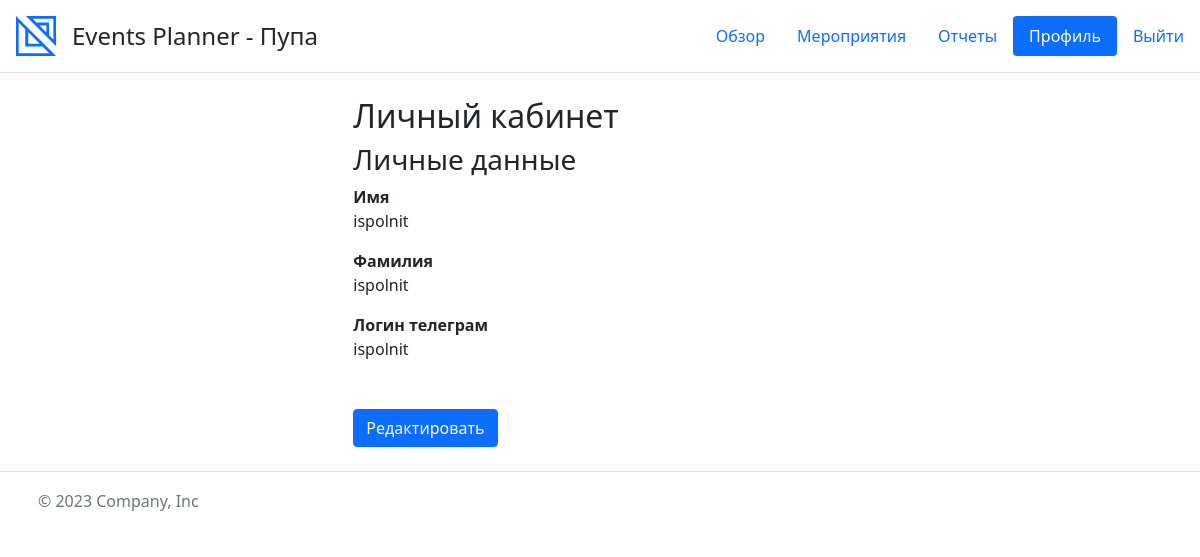
Page /profile/ (signed in) on the committed database.
### core/models.py (models this page shows, shortened)
class CustomUser(AbstractUser):
    tg_id = models.CharField(max_length=30, verbose_name='Id Телеграм', blank=True, null=True)
    organization = models.ForeignKey(Organization, blank=True, null=True, on_delete=models.CASCADE,
                                     verbose_name='Организация')
    objects = CustomUserManager()
    class Meta:
        verbose_name = 'Пользователь'
        verbose_name_plural = 'Пользователи'

class Organization(models.Model):
    name = models.CharField(max_length=100, null=True, verbose_name='Название')
    description = models.TextField(blank=True, null=True, verbose_name='Описание')
    class Meta:
        verbose_name = 'Организация'
        verbose_name_plural = 'Организации'

### frontend/views.py (the view, shortened to what this page needs)
# urls.py: path('profile/', views.profile_view, name='profile'),
@login_required
def profile_view(request):
    user = request.user
    organization = user.organization
    is_director = user.groups.filter(name='Директор').exists()
    organization_form = None
    user_form = None
    return render(request, 'profile.html',
                  {'user': user, 'user_form': user_form,
                   'organization': organization,
                   'organization_form': organization_form,
                   'is_director': is_director})

### event_planner/context_processors.py (called while the page is built)
def current_page(request):
    current_url = resolve(request.path_info).url_name
    return {'current_url': current_url}

### templates/profile.html (shortened to what this page needs)
{% extends 'base.html' %}
{% load custom_filters %}
{% block content %}
    <div class="container col-md-8">
    <h2>Личный кабинет</h2>
    <h3>Личные данные</h3>
    {% if user_form %}
        <form method="POST">
            {% csrf_token %}
            {% for field in user_form.visible_fields %}
                {% if field.name == 'password' %}
                    <div class="form-group" id="password_group" style="display: none">
                {% else %}
                    <div class="form-group">
                {% endif %}
            {% if field.name == 'groups' and not is_director %}
                <div class="form-group">
                    <label>Роль</label>
                    <ul class="list-group">
                        {% for group in user.groups.all %}
                            <li class="list-group-item">{{ group.name }}</li>
                        {% endfor %}
                    </ul>
                </div>
            {% else %}
                <label for="{{ field.id_for_label }}">{{ field.label }}</label>
                {{ field|add_class:'form-control' }}
                {% if field.help_text %}
                    <small class="form-text text-muted">{{ field.help_text }}</small>
                {% endif %}
                {% for error in field.errors %}
                    <div class="alert alert-danger" role="alert">{{ error }}</div>
                {% endfor %}
            {% endif %}
            </div>
            {% endfor %}
            {{ user_form.password_changed }}
            <div class="mt-3">
                <button type="button" id="generate-password-btn" class="btn btn-secondary"
                        onclick="toggleGeneratePasswordButton(this,
                                document.getElementById('password_group'),
                                document.getElementById('id_password'),
                                document.getElementById('id_password_changed'))">
                    Сгенерировать пароль
                </button>
                <button class="btn btn-primary" type="submit">Сохранить</button>
            </div>
        </form>
    {% else %}
        <div class="form-group">
            <strong>Имя</strong>
            <p>{{ user.first_name }}</p>
        </div>
        <div class="form-group">
            <strong>Фамилия</strong>
            <p>{{ user.last_name }}</p>
        </div>
        <div class="form-group">
            <strong>Логин телеграм</strong>
            <p>{{ user.username }}</p>
        </div>
        {% if not is_director %}
            <div class="mt-5">
                <a href="{% url 'edit_profile' %}" class="btn btn-primary">Редактировать</a>
            </div>
        {% endif %}
    {% endif %}
    </div>
{% endblock %}

### templates/header.html (shortened to what this page needs)
{% load static %}
<header class="d-flex flex-wrap justify-content-center py-3 mb-4 border-bottom">
    <a href="/" class="d-flex align-items-center mb-3 mb-md-0 me-md-auto text-dark text-decoration-none">
        <img src="{% static 'img/logo.svg' %}" height="40" class="mx-3" alt="Logo">
        <span class="fs-4">Events Planner
            {% if user.is_authenticated %}
                - {{ user.organization.name }}
            {% endif %} </span>
    </a>
    <ul class="nav nav-pills">
        {% if user.is_authenticated %}
            <li class="nav-item">
                <a href="{% url 'overview' %}" class="nav-link {% if current_url == 'overview' %} active{% endif %}">Обзор</a>
            </li>
        {% endif %}
        {% if perms.core.view_event %}
            <li class="nav-item">
                <a href="{% url 'events' %}" class="nav-link {% if current_url == 'events' %} active{% endif %}"
                   aria-current="page">Мероприятия</a>
            </li>
        {% endif %}
        {% if perms.core.view_eventtaskreport %}
            <li class="nav-item">
                <a href="{% url 'reports' %}"
                   class="nav-link {% if current_url == 'reports' %} active{% endif %}">Отчеты</a>
            </li>
        {% endif %}
        {% if user.is_authenticated %}
            <li class="nav-item">
                <a href="{% url 'profile' %}" class="nav-link {% if current_url == 'profile' %} active{% endif %}">Профиль</a>
            </li>
            <li class="nav-item">
                <a href="{% url 'logout' %}" class="nav-link">Выйти</a>
            </li>
        {% else %}
            <li class="nav-item mx-1">
                <a href="{% url 'login' %}" class="nav-link {% if current_url == 'login' %} active{% endif %}">Авторизация</a>
            </li>
        {% endif %}
    </ul>
</header>

### rows in the picture
CustomUser: organization.name "Пупа", first_name "ispolnit", last_name "ispolnit", username "ispolnit"
